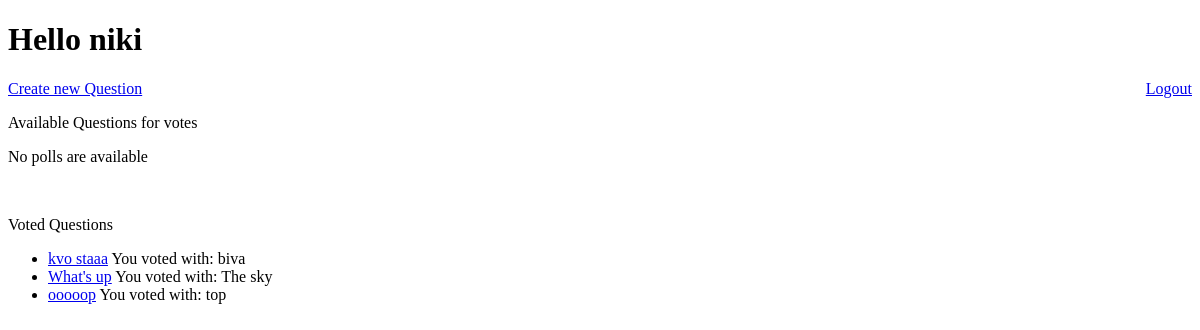
The page /polls/home/ (signed in) on the database as committed earlier.
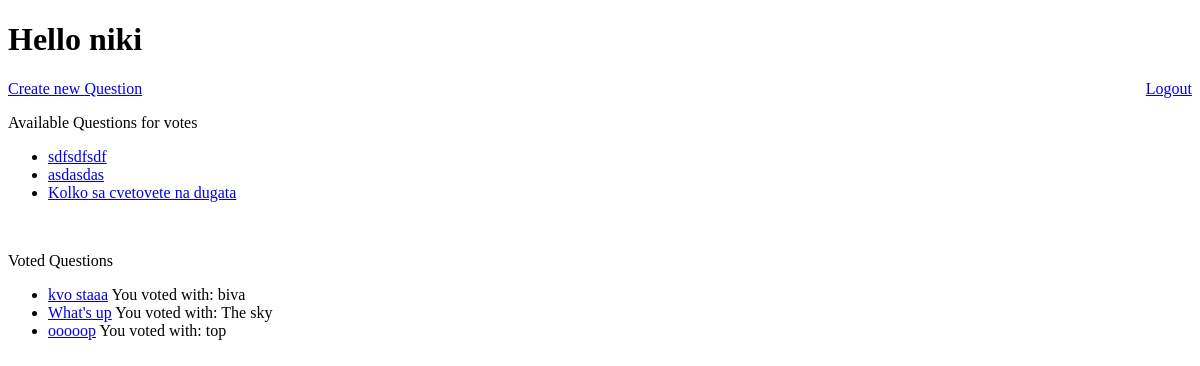
The same page on the database as committed later.
### polls/models.py (models this page shows)
class Answer(models.Model):
    user_id = models.ForeignKey(User, on_delete=models.CASCADE)
    is_vote = models.BooleanField(default=False)
    choice_text = models.ForeignKey(Choice, on_delete=models.CASCADE)
    question_text = models.ForeignKey(Question, on_delete=models.CASCADE)

class Question(models.Model):
    user = models.ForeignKey(User, on_delete=models.CASCADE)
    question_text = models.CharField(max_length=200)
    pub_date = models.DateTimeField("date published")
    def was_published_recently(self):
        now = timezone.now()
        return now - datetime.timedelta(days=1) <= self.pub_date <= now
    was_published_recently.admin_order_field = "pub_date"
    was_published_recently.boolean = True
    was_published_recently.short_description = "Published recently"
    def __str__(self):
        return self.question_text

class Choice(models.Model):
    question = models.ForeignKey(Question, on_delete=models.CASCADE)
    choice_text = models.CharField(max_length=200)
    votes = models.IntegerField(default=0)
    def __str__(self):
        return self.choice_text

### polls/views.py (the view)
# urls.py: path('home/', views.home, name='home'),
def home(request):
    _user_id = request.session.get("user_id")
    if not _user_id:
        raise ValueError("You are not logged")
    user = User.objects.get(pk=_user_id)
    if not user.id == _user_id:
        raise ValueError("You don't have permission")
    user_answers = list(user.answer_set.all())
    open_questions = (
        Question.objects.filter(pub_date__lte=timezone.now())
        .exclude(answer__user_id=user)
        .order_by("-pub_date")
    )
    return render(
        request,
        "polls/home.html",
        {
            "user": user,
            "user_answers": user_answers,
            "open_questions": open_questions,
        },
    )

### polls/templates/polls/home.html (shortened to what this page needs)
{% extends "base.html" %}
{% block content %}
    <h1>
        Hello {{ user.username }}
    </h1>
    <a href="{% url 'logout' %}" style="float: right;">Logout</a>
    <a href="{% url 'create' %}">Create new Question</a>
    <p>Available Questions for votes</p>
    {% if open_questions %}
    <ul>
        {% for question in open_questions %}
        <li>
            <a href="{% url 'detail' question.id %}">{{ question.question_text }}</a>
        </li>
        {% endfor %}
    </ul>
    {% else %}
        <p>No polls are available</p>
    {% endif %}
    <br>
    <p>Voted Questions</p>
    {% if user_answers %}
    <ul>
        {% for answer in user_answers %}
        <li>
            <a href="{% url 'results' answer.question_text.id %}">{{ answer.question_text }}</a>
            You voted with: {{ answer.choice_text }}
        </li>
        {% endfor %}
    </ul>
    {% else %}
        <p>No polls are available</p>
    {% endif %}
{% endblock content %}

Rows that differ between the two databases and show on the page:
added Question: question_text "sdfsdfsdf"
added Question: question_text "asdasdas"
added Question: question_text "Kolko sa cvetovete na dugata"
Other text that changed with them:
text no longer shown: "No polls are available"
